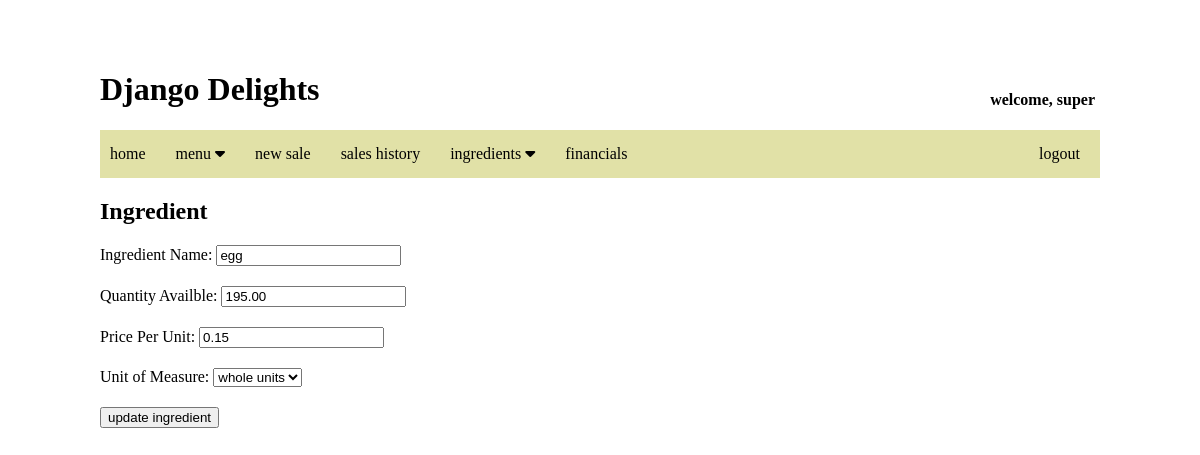
Page /editInventory?inventory=egg (signed in) on the committed database.
### delites/models.py (models this page shows, shortened)
class Ingredient(models.Model):
    quantity_availble = models.DecimalField(default=0, max_digits=6, decimal_places=2)
    unit_price = models.DecimalField(max_digits=6, decimal_places=2)
    ingredient_name = models.CharField(max_length=255)
    item_cost = models.DecimalField(max_digits=6, decimal_places=2, default=0)
    measurements = [
        ('g','grams'),
        ('oz','ounces'),
        ('wh','whole units')
    ]
    unit_of_measure = models.CharField(max_length=2,choices=measurements,default='wh')

### delites/views.py (the view)
    def logged_in(request):
        if request.user.is_authenticated:
            return func(request)
        else:
            return redirect('login')

### delites/views.py (called while the page is built)
def verify_login(func):
    def logged_in(request):
        if request.user.is_authenticated:
            return func(request)
        else:
            return redirect('login')
    return logged_in

### delites/templates/delites/edit_inventory_item.html (shortened to what this page needs)
{% extends 'delites/layout.html' %}
{% block content %}
<h2>Ingredient</h2>
<form action="{% url 'editInventory' %}" method="POST">
    <div class="form_container">
        <div class="form_line">
            <label for="ingredient_name">Ingredient Name: </label>
            <input type="text" id="ingredient_name" name="ingredient_name" value="{{item_o}}" required>
        </div>
        <div class="form_line">
            <label for="quantity_availble">Quantity Availble: </label>
            <input type="number" id="quantity_availble" name="quantity_availble" value="{{quant}}" required>
        </div>
        <div class="form_line">
            <label for="unit_price">Price Per Unit: </label>
            <input type="number" id="unit_price" name="unit_price" value="{{price}}"  step=".01" required>
        </div>
        <div class="form_line">
            <label for="unit_of_measure">Unit of Measure: </label>
            <select name="unit_of_measure" id="unit_of_measure" required>
                {% if measure == 'wh' %} <option selected value="wh">whole units</option> {% else %} <option value="wh">whole units</option> {% endif %}
            </select>
        </div>
        <div class="form_line">
            <input type="submit" value="update ingredient">
        </div>
    </div>
</form>
{% endblock%}

### delites/templates/delites/layout.html (shortened to what this page needs)
{% load static %}
<!DOCTYPE html>
<html lang="en">
<head>
    <link href="{% static 'delites/styles.css' %}" rel="stylesheet">
    <link rel="stylesheet" href="https://cdnjs.cloudflare.com/ajax/libs/font-awesome/4.7.0/css/font-awesome.min.css">
</head>
<body>
    <div style="display:flex">
        <h1>Django Delights</h1>
        <h4 style="align-self: flex-end; margin-left:auto; margin-right:5px;">welcome, {{user}}</h4>
    </div>
    <div class="nav-bar">
        <div>
            <div class="nav-item"><a href="{% url 'index' %}">home</a></div>
            <div class="dropdown">
                <div class="dropdown-label">menu
                    <i class="fa fa-caret-down"></i>
                </div>
            </div>
            <div class="nav-item"><a href="{% url 'newSale' %}">new sale</a></div>
            <div class="nav-item"><a href="{% url 'salesHistory' %}">sales history</a></div>
            <div class="dropdown">
                <div class="dropdown-label">ingredients
                    <i class="fa fa-caret-down"></i>
                </div>
            </div>
            <div class="nav-item"><a href="{% url 'getFinancials' %}">financials</a></div>
        </div>
        <div>
            <div class="nav-item" style="float:right"><a href="{% url 'logout' %}">logout</a></div>
        </div>
    </div>
    {% block content %}
    {% endblock %}
</body>
</html>

### delites/static/delites/styles.css (style rules this page uses)
body { margin:50px 100px; }
.nav-bar { overflow: hidden; background-color: rgb(225, 225, 167); }
.nav-item { float: left; padding: 10px; margin: 5px 10px 5px 0px; }
.nav-bar a { display: block; text-decoration: none; color: black; }
.dropdown { float: left; overflow: hidden; }
.dropdown-label { padding: 10px; margin: 5px 10px 5px 0px; }
.form_container { display:block; }
.form_line { margin: 20px 0px; }

### rows in the picture
Ingredient: ingredient_name "egg", quantity_availble "195.00", unit_price "0.15", unit_of_measure "whole units"

### other values in the picture
{{ user }} "super"
